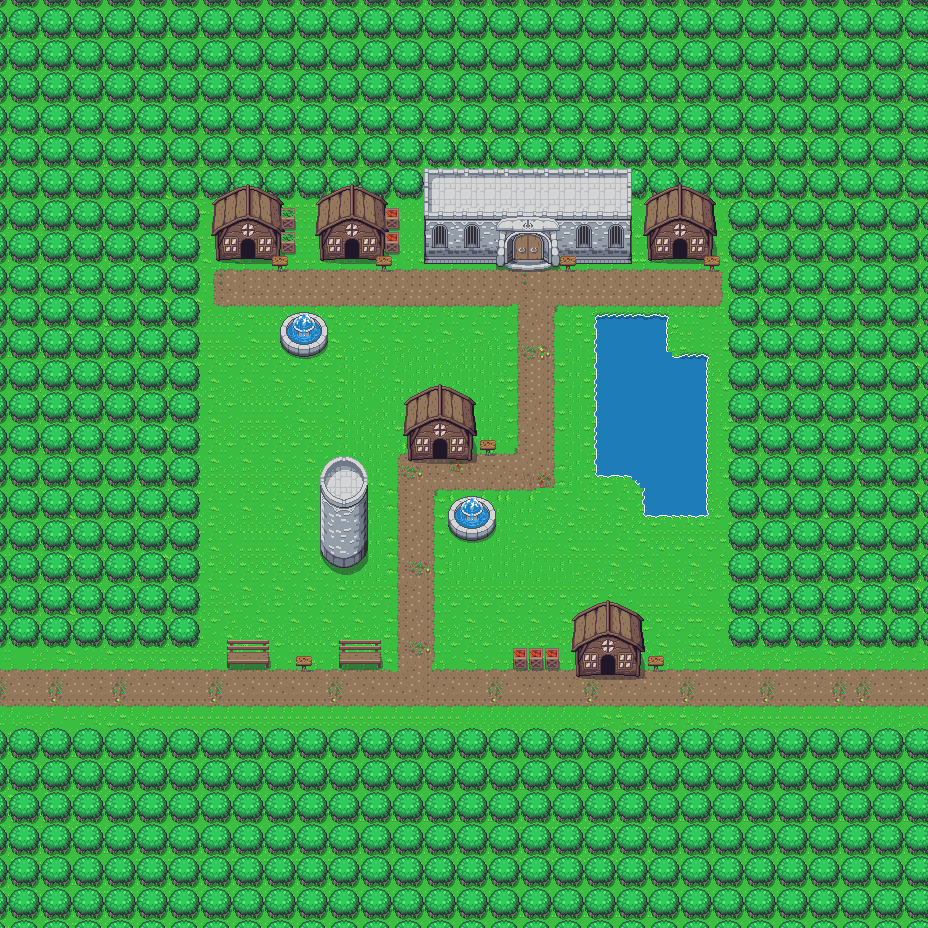

A 2D game scene composited from a Tiled map and its tileset images. What follows is a short description and the map's XML, with each tile layer's data collapsed to a summary:
An orthogonal 116x116 tile map with 8x8 px tiles, 4 tile layers (Tile Layer 1, bounds, Tile Layer 2, Tile Layer 4) and 57 objects (37x wall, 8x door, 7x sign, 2x npc, 2x npc_move_boundary, ...).

<map version="1.2" tiledversion="1.2.4" orientation="orthogonal" renderorder="right-down" width="116" height="116" tilewidth="8" tileheight="8" infinite="0" nextlayerid="51" nextobjectid="189">
 <tileset firstgid="1" name="Overworld" tilewidth="8" tileheight="8" tilecount="5760" columns="80">
  <image source="test_tileset.png" trans="ff00ff" width="640" height="576" />
 </tileset>
 <layer id="43" name="Tile Layer 1" width="116" height="116">
  <data>[13456 cells, 13456 non-empty, 86 distinct tile ids]</data>
 </layer>
 <layer id="44" name="bounds" width="116" height="116">
  <data>[13456 cells, 8600 non-empty, 16 distinct tile ids]</data>
 </layer>
 <layer id="45" name="Tile Layer 2" width="116" height="116">
  <data>[13456 cells, 952 non-empty, 290 distinct tile ids]</data>
 </layer>
 <layer id="46" name="Tile Layer 4" width="116" height="116">
  <data>[13456 cells, 218 non-empty, 114 distinct tile ids]</data>
 </layer>
 <objectgroup id="8" name="walls">
  <object id="66" type="wall" x="0" y="0" width="928" height="192" />
  <object id="69" type="wall" x="648" y="184" width="64" height="64" />
  <object id="105" type="wall" x="320" y="184" width="72" height="64" />
  <object id="109" type="wall" x="216" y="184" width="72" height="64" />
  <object id="113" type="wall" x="408" y="392" width="64" height="56" />
  <object id="117" type="wall" x="576" y="608" width="64" height="56" />
  <object id="121" type="wall" x="0" y="192" width="200" height="456" />
  <object id="122" type="wall" x="728" y="192" width="200" height="456" />
  <object id="123" type="wall" x="280" y="320" width="48" height="24" />
  <object id="124" type="wall" x="448" y="504" width="48" height="24" />
  <object id="125" type="wall" x="224" y="640" width="48" height="16" />
  <object id="127" type="wall" x="336" y="640" width="48" height="16" />
  <object id="128" type="wall" x="512" y="648" width="48" height="16" />
  <object id="130" type="wall" x="320" y="464" width="48" height="88" />
  <object id="131" type="wall" x="0" y="728" width="928" height="200" />
  <object id="132" type="wall" x="424" y="192" width="208" height="56" />
  <object id="136" type="wall" x="600" y="320" width="64" height="144" />
  <object id="137" type="wall" x="648" y="360" width="56" height="144" />
  <object id="142" type="wall" x="384" y="208" width="16" height="24" />
  <object id="143" type="wall" x="384" y="232" width="16" height="24" />
  <object id="145" type="wall" x="280" y="208" width="16" height="24" />
  <object id="146" type="wall" x="280" y="232" width="16" height="24" />
  <object id="148" type="wall" x="752" y="648" width="176" height="80" />
  <object id="149" type="wall" x="0" y="648" width="176" height="80" />
  <object id="151" type="wall" x="424" y="384" width="32" height="8" />
  <object id="152" type="wall" x="592" y="600" width="32" height="8" />
  <object id="154" type="wall" x="288" y="312" width="32" height="8" />
  <object id="155" type="wall" x="328" y="456" width="32" height="8" />
  <object id="156" type="wall" x="456" y="496" width="32" height="8" />
  <object id="158" type="wall" x="472" y="400" width="8" height="32" />
  <object id="160" type="wall" x="400" y="400" width="8" height="32" />
  <object id="161" type="wall" x="568" y="616" width="8" height="32" />
  <object id="162" type="wall" x="640" y="616" width="8" height="32" />
  <object id="163" type="wall" x="312" y="200" width="8" height="32" />
  <object id="164" type="wall" x="208" y="200" width="8" height="32" />
  <object id="165" type="wall" x="640" y="200" width="8" height="32" />
  <object id="166" type="wall" x="712" y="200" width="8" height="32" />
 </objectgroup>
 <objectgroup id="48" name="npcs">
  <object id="173" name="npc1" type="npc" x="536" y="464" width="8" height="8" />
  <object id="187" name="npc2" type="npc" x="408" y="520" width="8" height="8" />
 </objectgroup>
 <objectgroup id="50" name="npc_move_boundaries">
  <object id="176" name="npc1" type="npc_move_boundary" x="504" y="440" width="80" height="72" />
  <object id="186" name="npc2" type="npc_move_boundary" x="384" y="504" width="64" height="128" />
 </objectgroup>
 <objectgroup id="49" name="players">
  <object id="174" name="player1" type="player" x="432" y="472" width="8" height="8" />
 </objectgroup>
 <objectgroup id="47" name="signs">
  <object id="72" name="sign_house3" type="sign" x="704" y="256" width="16" height="8" />
  <object id="108" name="sign_house2" type="sign" x="376" y="256" width="16" height="8" />
  <object id="112" name="sign_house1" type="sign" x="272" y="256" width="16" height="8" />
  <object id="116" name="sign_house4" type="sign" x="480" y="440" width="16" height="8" />
  <object id="120" name="sign_house5" type="sign" x="648" y="656" width="16" height="8" />
  <object id="126" name="sign_info1" type="sign" x="296" y="656" width="16" height="8" />
  <object id="135" name="sign_courthouse" type="sign" x="560" y="256" width="16" height="8" />
 </objectgroup>
 <objectgroup id="9" name="doors">
  <object id="57" name="scene2" type="door" x="728" y="648" width="24" height="80">
   <properties>
    <property name="from_scene" value="scene1" />
    <property name="to_scene" value="scene2" />
   </properties>
  </object>
  <object id="58" name="scene3" type="door" x="176" y="648" width="24" height="80" />
  <object id="60" name="house3" type="door" x="672" y="240" width="16" height="8" />
  <object id="61" name="house2" type="door" x="344" y="240" width="16" height="8" />
  <object id="62" name="house1" type="door" x="240" y="240" width="16" height="8" />
  <object id="63" name="courthouse1" type="door" x="512" y="240" width="32" height="24" />
  <object id="64" name="house4" type="door" x="432" y="440" width="16" height="8" />
  <object id="65" name="house5" type="door" x="600" y="656" width="16" height="8" />
 </objectgroup>
</map>
